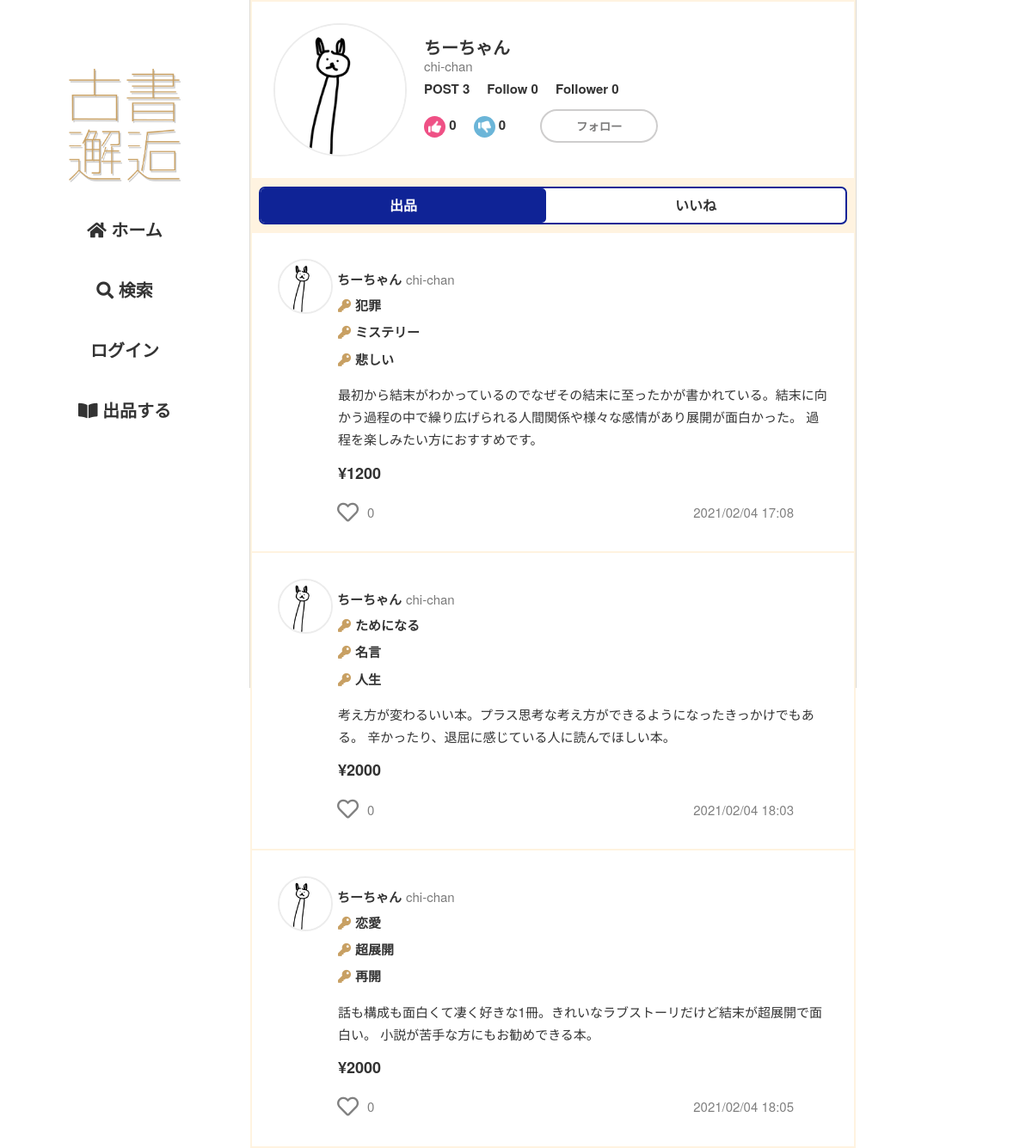
The page /user/userdata/chi-chan on the database its author committed.
### flmapp/models/user.py (models this page shows, shortened)
class User(UserMixin, db.Model):
    __tablename__ = 'User'
    __table_args__ = (CheckConstraint('update_at >= create_at'),)
    User_id = db.Column(db.Integer, primary_key=True)
    user_code = db.Column(db.String(64), unique=True, index=True, nullable=False)
    username = db.Column(db.String(64), index=True, nullable=False)
    email = db.Column(db.String(64), unique=True, index=True, nullable=False)
    password_hash = db.Column(db.String(128), nullable=False)
    picture_path = db.Column(db.Text, default='default.jpeg', nullable=False)
    prof_comment = db.Column(db.Text)
    default_ShippingAddress_id = db.Column(db.Integer, db.ForeignKey('ShippingAddress.ShippingAddress_id'))
    default_pay_way = db.Column(db.Integer, default=1, nullable=False)
    default_Credit_id = db.Column(db.Integer, db.ForeignKey('Credit.Credit_id'))
    is_active = db.Column(db.Boolean, default=True, nullable=True)
    create_at = db.Column(db.DateTime, default=datetime.now, nullable=False)
    update_at = db.Column(db.DateTime, default=datetime.now, nullable=False)
    @property
    def password(self):
        raise AttributeError('パスワードは読み取り可能な属性ではありません。')
    @classmethod
    def select_user_by_user_code(cls, user_code):
        return cls.query.filter_by(user_code=user_code).first()

### flmapp/models/trade.py (models this page shows, shortened)
class Sell(db.Model):
    __tablename__ = 'Sell'
    __table_args__ = (CheckConstraint('update_at >= create_at'),)
    Sell_id = db.Column(db.Integer, primary_key=True)
    User_id = db.Column(db.Integer, db.ForeignKey('User.User_id'), nullable=False)
    sell_title = db.Column(db.String(255), nullable=False)
    key1 = db.Column(db.String(255), nullable=False)
    key2 = db.Column(db.String(255), nullable=False)
    key3 = db.Column(db.String(255), nullable=False)
    sell_comment = db.Column(db.Text, nullable=False)
    price = db.Column(db.Integer, nullable=False)
    item_picture_path = db.Column(db.Text, default='default.png', nullable=False)
    genre = db.Column(EnumType(enum_class=Genre), nullable=False)
    item_state = db.Column(EnumType(enum_class=Item_state), nullable=False)
    postage = db.Column(EnumType(enum_class=Postage), nullable=False)
    send_way = db.Column(EnumType(enum_class=Send_way), nullable=False)
    consignor = db.Column(db.String(64), nullable=False)
    schedule = db.Column(EnumType(enum_class=Schedule), nullable=False)
    remarks = db.Column(db.Text)
    deal_status = db.Column(EnumType(enum_class=Deal_status),default=Deal_status(1), nullable=False)
    sell_flg = db.Column(db.Boolean,default=True, nullable=False)
    is_active = db.Column(db.Boolean,default=True, nullable=False)
    has_sent = db.Column(db.Boolean,default=False, nullable=False)
    has_got = db.Column(db.Boolean,default=False, nullable=False)
    create_at = db.Column(db.DateTime,default=datetime.now, nullable=False)
    update_at = db.Column(db.DateTime,default=datetime.now, nullable=False)
    user = db.relationship('User', backref='sell', lazy='joined', uselist=False)
    @classmethod
    def select_sell_by_user_id(cls, User_id):
        return cls.query.filter(cls.User_id==User_id).all()

### flmapp/views/user.py (the view)
@bp.route('/userdata/<string:user_code>', methods=['GET', 'POST'])
def userdata(user_code):
    user = User.select_user_by_user_code(user_code)
    if user is None:
        return redirect(url_for('route.home'))
    followed = UserConnect.followed_exists(user.User_id)
    follows = UserConnect.select_follows_by_user_id(user.User_id)
    good_ratings_count,bad_ratings_count = Rating.select_rate_by_user_id(user.User_id)
    items = Sell.select_sell_by_user_id(user.User_id)
    liked_list = []
    for item in items:
        liked = Likes.liked_exists(item.Sell_id)
        if liked:
            liked_list.append(item.Sell_id)
    return render_template(
        'user/userdata.html', user=user, followed=followed, follows_count=len(follows),
        good_ratings_count=good_ratings_count, bad_ratings_count=bad_ratings_count,
        items=items, liked_list=liked_list, post_c=len(items)
    )

### flmapp/models/enum_conf.py (called while the page is built)
    def __repr__(self):
        return self.impl.__repr__()

    def process_bind_param(self, value, dialect):
        if value is not None:
            if not isinstance(value, self.enum_class):
                raise TypeError("Value should %s type" % self.enum_class)
            return value.value

    def process_result_value(self, value, dialect):
        if value is not None:
            if not isinstance(value, int):
                raise TypeError("value should have int type")
            return self.enum_class(value)

### flmapp/models/reaction.py (called while the page is built)
    @classmethod
    def liked_exists(cls, Sell_id):
        record = cls.query.filter(
                    and_(
                        cls.Sell_id == Sell_id,
                        cls.User_id == current_user.get_id()
                    )
                ).first()
        if record:
            return True
        else:
            return False

    @classmethod
    def select_likes_by_sell_id(cls, Sell_id):
        return cls.query.filter_by(Sell_id=Sell_id).all()

    @classmethod
    def followed_exists(cls, User_id):
        record = cls.query.filter(
                    and_(
                        cls.to_user_id == User_id,
                        cls.from_user_id == current_user.get_id()
                    )
                ).first()
        if record:
            return True
        else:
            return False

    @classmethod
    def select_followers_by_user_id(cls, User_id):
        return cls.query.filter_by(to_user_id=User_id).all()

    @classmethod
    def select_follows_by_user_id(cls, User_id):
        return cls.query.filter_by(from_user_id=User_id).all()

### flmapp/models/trade.py (called while the page is built)
    @classmethod
    def select_rate_by_user_id(cls, User_id):
        good_ratings = cls.query.filter(
            and_(
                cls.to_user_id == User_id,
                cls.rating == Rating_enum(1)
            )
                ).all()
        bad_ratings = cls.query.filter(
            and_(
                cls.to_user_id == User_id,
                cls.rating == Rating_enum(2)
            )
                ).all()
        return len(good_ratings),len(bad_ratings)

### flmapp/views/user.py (called while the page is built)
@bp.context_processor
def likes_count_processor():
    def likes_count(sell_id):
        all_likes = Likes.select_likes_by_sell_id(sell_id)
        return len(all_likes)
    return dict(likes_count=likes_count)

### flmapp/templates/user/userdata.html (shortened to what this page needs)
{% extends "base02.html" %}
{%block head %}
<link rel="stylesheet" href="{{ url_for('static', filename='css/user/userdata.css')}}">
<link rel="stylesheet" href="{{ url_for('static', filename='css/follow.css')}}">
{% endblock%}
{% block content %}
<div class="u-header">
    <div>
        <img class="u-icon" src="{{url_for('static', filename='user_image/' + user.picture_path)}}">
    </div>
    <div class="h-box">
        <p class="u-name">{{ user.username }}</p>
        <p class="u-code">{{ user.user_code }}</p>
        <div class="h-area-01">
            <p>POST {{ post_c }}</p>
            <p>Follow {{ follows_count }}</p>
            <p>
                Follower
                <span id="{{ user.User_id }}-count" class="count">
                    {{ followers_count(user.User_id) }}
                </span>
            </p>
        </div>
        <div class="h-area-02">
            <p>
                {{ good_ratings_count }}
            </p>
            <p>
                {{ bad_ratings_count }}
            </p>
            {% if user.User_id != current_user.User_id %}
                {% include "follow.html" %}
            {% endif %}
        </div>
    </div>
</div>
<div class="user-i-tab">
    <a id="sell-tab" href="{{url_for('user.userdata', user_code=user.user_code)}}">出品</a>
    <a id="likes-tab" href="{{url_for('user.userdata_likes', user_code=user.user_code)}}">いいね</a>
</div>
{% for item in items %}
    <article class="item-wrap">
        <a href="{{url_for('item.itemdata', item_id=item.Sell_id)}}">
            <object><a class="u-box" href="{{url_for('user.userdata', user_code=item.user.user_code)}}">
                <img class="u-icon" src="{{url_for('static', filename='user_image/' + item.user.picture_path)}}">
                <p class="u-name">{{ item.user.username }}</p>
                <p class="u-code">{{ item.user.user_code }}</p>
            </a></object>
            <div class="i-content-area">
                <div class="k-s-box">
                    <div class="i-key">
                        <p><i class="fas fa-key"></i>{{ item.key1 }}</p>
                        <p><i class="fas fa-key"></i>{{ item.key2 }}</p>
                        <p><i class="fas fa-key"></i>{{ item.key3 }}</p>
                    </div>
                </div>
                <div class="i-comm"><p>{{ item.sell_comment }}</p></div>
            </div>
            <p><span class="i-price">¥{{ item.price }}</span></p>
            <div class="i-fotter">
                {% include "like.html" %}
                <p>{{ item.create_at.strftime('%Y/%m/%d %H:%M') }}</p>
            </div>
        </a>
    </article>
{% endfor %}
{% endblock %}

### flmapp/templates/like.html (shortened to what this page needs)
<div class="like-wrap">
    <form method="POST" action="{{url_for('ajax.like_ajax')}}">
        {% if item.Sell_id in liked_list %}
            <button id="like" name="{{ item.Sell_id }}"><i class="fas fa-lg fa-heart like-btn"></i></button>
        {% else %}
            <button id="like" name="{{ item.Sell_id }}"><i class="far fa-lg fa-heart unlike-btn"></i></button>
        {% endif %}
    </form>
    <p name="{{ item.Sell_id }}-count" class="count">{{ likes_count(item.Sell_id) }}</p>
</div>

### flmapp/static/css/sanitize.css (style rules this page uses)
article, aside, details, figcaption, figure, footer, header, main, menu, nav, section, summary { display: block; }
html { box-sizing: border-box; cursor: default; font-family: sans-serif; line-height: 1.5; -ms-text-size-adjust: 100%; -webkit-text-size-adjust: 100%; }
body { margin: 0; }
audio, canvas, iframe, img, svg, video { vertical-align: middle; }
img { border-style: none; }
svg { fill: currentColor; }
svg:not(:root) { overflow: hidden; }
a { background-color: transparent; -webkit-text-decoration-skip: objects; }
button, input { overflow: visible; }
button, select { text-transform: none; }
button, html [type="button"], [type="reset"], [type="submit"] { -webkit-appearance: button; }
a, area, button, input, label, select, textarea, [tabindex] { -ms-touch-action: manipulation; touch-action: manipulation; }

### flmapp/static/css/global.css (style rules this page uses)
* { margin: 0; padding: 0; outline: none; }
html { font-size: 62.5%; }
body { background-color: #FFF; color : #333333; font-family: "Helvetica Neue", Arial, "Hiragino Kaku Gothic ProN", "Hiragino Sans", Meiryo, sans-serif; }
p { margin: 0; font-size: 1.5rem; line-height: 1.75; }
a { color: #333333; text-decoration: none; display: inline-block; transition: color 0.5s; }

### flmapp/static/css/kosho-flame.css (style rules this page uses)
button { margin: 0 20px; border: none; }

### flmapp/static/css/common2.css (style rules this page uses)
.u-icon { width: 85px; border-radius: 50%; border: 2px solid #ececec; }

### flmapp/static/css/like.css (style rules this page uses)
.like-wrap { display: flex; align-items: center; }
.like-wrap button { background-color: transparent; border: none; cursor: pointer; outline: none; padding: 0; appearance: none; }
.like-wrap button i { display: flex; justify-content: center; align-items: center; }
.like-wrap p { color: #808080; margin-left: -10px; }
.unlike-btn { width: 25px; height: 30px; font-size: 25px; color: #808080; margin-left: 20px; }

### flmapp/static/css/item.css (style rules this page uses)
.item-wrap { width: 700px; background-color: #ffffff; margin: 2px; padding: 30px; }
.item-wrap p { font-size: 1.5rem; }
.u-box { display: flex; align-items: flex-start; }
.u-box p { margin-top: 11px; margin-left: 5px; }
.u-name { font-weight: bold; }
.u-code { color: #7b7b7b; }
.u-box .u-icon { width: 60px; }
.i-content-area { margin-top: -23px; margin-left: 70px; }
.i-key { font-size: 1.5rem; font-weight: bold; }
.i-key p { margin-bottom: 5px; }
.i-key i { margin-right: 5px; }
.i-key .fa-key { color: #C8A063; }
.i-comm { margin: 10px 0px; }
.i-price { margin-left: 70px; font-size: 1.8rem; font-weight: bold; }
.i-fotter { width: 600px; display: flex; align-items: center; justify-content: space-between; margin-top: 15px; }
.like-wrap button i { margin-left: 49px;; }
.i-fotter p { color: #808080; }
.k-s-box { display: flex; justify-content: space-between; }

### flmapp/static/css/user/userdata.css (style rules this page uses)
.u-header { display: flex; padding: 25px; margin: 2px; background-color: #ffffff; }
.u-header p:not(.u-code) { font-weight: bold; }
.u-header .u-icon { width: 155px; }
.u-header .u-name { font-size: 2.0rem; }
.h-box { margin-top: 10px; margin-left: 20px; }
.h-box .u-code { margin-top: -8px; }
.h-area-01 { display: flex; margin-bottom: 10px; }
.h-area-01 p { margin-right: 20px; }
.h-area-02 { display: flex; align-items: center; margin-bottom: 10px; }
.h-area-02 p { margin-right: 20px; }
.user-i-tab { text-align: center; margin: 10px; border-radius: 7px; border: solid 2px #0f2396; background-color: #ffffff; display: flex; justify-content: space-around; }
.user-i-tab a { transition: 0.5s; }
.user-i-tab a { font-weight: bold; font-size: 1.6rem; flex-grow: 1; padding: 8px; }
.current { color: #ffffff; background-color: #0f2396; border-radius: 5px; }

### rows shown on the page
User: picture_path (picture), username "ちーちゃん", user_code "chi-chan"
Sell: picture_path (picture), user.username "ちーちゃん", user.user_code "chi-chan", key1 "犯罪", key2 "ミステリー", key3 "悲しい", sell_comment "最初から結末がわかっているのでなぜその結末に至ったかが書かれている。結末に向かう過程の中で繰り広げられる人間関係や様々な感情があり展開が面白かった。 過程を楽しみたい方におすすめです。", price "1200", likes_count "0", create_at "2021/02/04 17:08"
Sell: picture_path (picture), user.username "ちーちゃん", user.user_code "chi-chan", key1 "ためになる", key2 "名言", key3 "人生", sell_comment "考え方が変わるいい本。プラス思考な考え方ができるようになったきっかけでもある。 辛かったり、退屈に感じている人に読んでほしい本。", price "2000", likes_count "0", create_at "2021/02/04 18:03"
Sell: picture_path (picture), user.username "ちーちゃん", user.user_code "chi-chan", key1 "恋愛", key2 "超展開", key3 "再開", sell_comment "話も構成も面白くて凄く好きな1冊。きれいなラブストーリだけど結末が超展開で面白い。 小説が苦手な方にもお勧めできる本。", price "2000", likes_count "0", create_at "2021/02/04 18:05"

### other values the page prints
{{ post_c }} "3"
{{ follows_count }} "0"
{{ followers_count(user.User_id) }} "0"
{{ good_ratings_count }} "0"
{{ bad_ratings_count }} "0"
